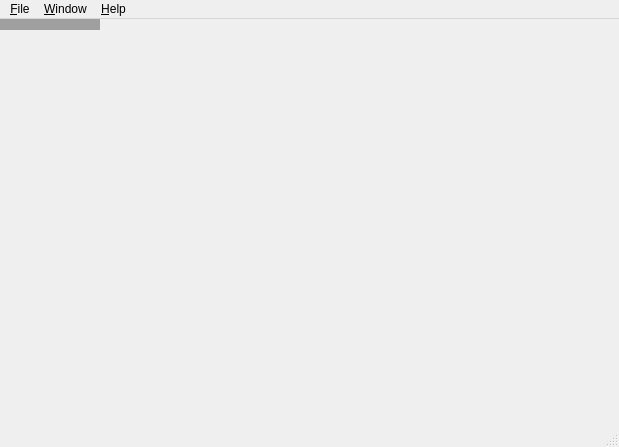
<?xml version="1.0" encoding="UTF-8"?>
<ui version="4.0">
 <class>MainWindow</class>
 <widget class="QMainWindow" name="MainWindow">
  <property name="geometry">
   <rect>
    <x>0</x>
    <y>0</y>
    <width>619</width>
    <height>447</height>
   </rect>
  </property>
  <property name="windowTitle">
   <string>MainWindow</string>
  </property>
  <widget class="QMdiArea" name="centralwidget">
  </widget>
  <widget class="QMenuBar" name="menubar">
   <property name="geometry">
    <rect>
     <x>0</x>
     <y>0</y>
     <width>619</width>
     <height>20</height>
    </rect>
   </property>
   <widget class="QMenu" name="menuFile">
    <property name="title">
     <string>&amp;File</string>
    </property>
    <widget class="ROFSelector" name="menu_Recent_Files">
     <property name="title">
      <string>&amp;Recent Files</string>
     </property>
    </widget>
    <addaction name="actionOpen"/>
    <addaction name="menu_Recent_Files"/>
    <addaction name="separator"/>
    <addaction name="action_Exit"/>
   </widget>
   <widget class="QtWindowListMenu" name="menuWindow">
    <property name="title">
     <string>&amp;Window</string>
    </property>
   </widget>
   <widget class="QMenu" name="menu_Help">
    <property name="title">
     <string>&amp;Help</string>
    </property>
    <addaction name="action_About"/>
    <addaction name="actionAbout_Qt_2"/>
    <addaction name="actionAbout_Q_wt"/>
   </widget>
   <addaction name="menuFile"/>
   <addaction name="menuWindow"/>
   <addaction name="menu_Help"/>
  </widget>
  <widget class="QStatusBar" name="statusbar">
   <property name="sizeGripEnabled">
    <bool>true</bool>
   </property>
  </widget>
  <action name="actionOpen">
   <property name="text">
    <string>&amp;Open</string>
   </property>
  </action>
  <action name="actionExit">
   <property name="text">
    <string>&amp;Exit</string>
   </property>
  </action>
  <action name="actionAbout">
   <property name="text">
    <string>&amp;About</string>
   </property>
  </action>
  <action name="actionAbout_Qwt">
   <property name="text">
    <string>About Q&amp;wt</string>
   </property>
  </action>
  <action name="actionAbout_Qt">
   <property name="text">
    <string>About &amp;Qt</string>
   </property>
  </action>
  <action name="action123">
   <property name="text">
    <string>123</string>
   </property>
  </action>
  <action name="action_Exit">
   <property name="text">
    <string>&amp;Exit</string>
   </property>
  </action>
  <action name="action_About">
   <property name="text">
    <string>&amp;About</string>
   </property>
  </action>
  <action name="actionAbout_Qt_2">
   <property name="text">
    <string>About &amp;Qt</string>
   </property>
  </action>
  <action name="actionAbout_Q_wt">
   <property name="text">
    <string>About Q&amp;wt</string>
   </property>
  </action>
 </widget>
 <customwidgets>
  <customwidget>
   <class>ROFSelector</class>
   <extends>QMenu</extends>
   <header location="global">rofselector.h</header>
  </customwidget>
  <customwidget>
   <class>QtWindowListMenu</class>
   <extends>QMenu</extends>
   <header location="global">qtwindowlistmenu.h</header>
  </customwidget>
 </customwidgets>
 <resources/>
 <connections/>
</ui>
